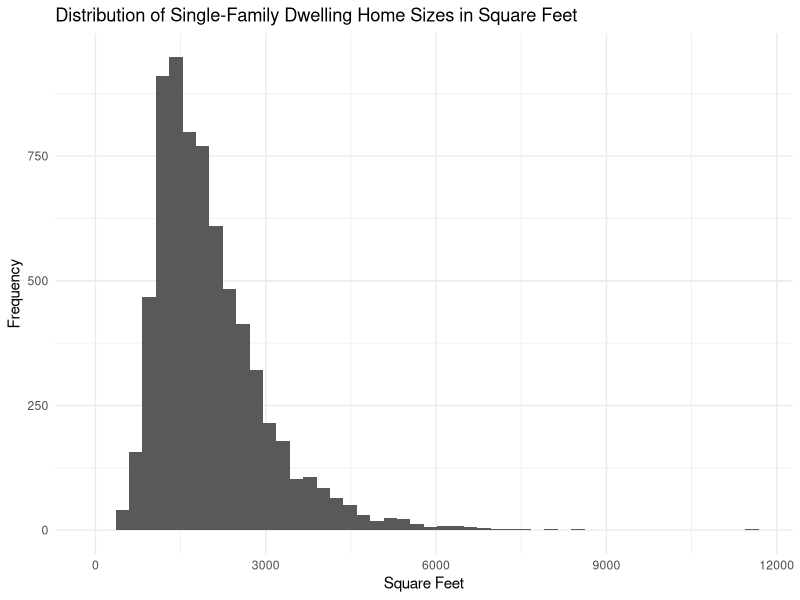
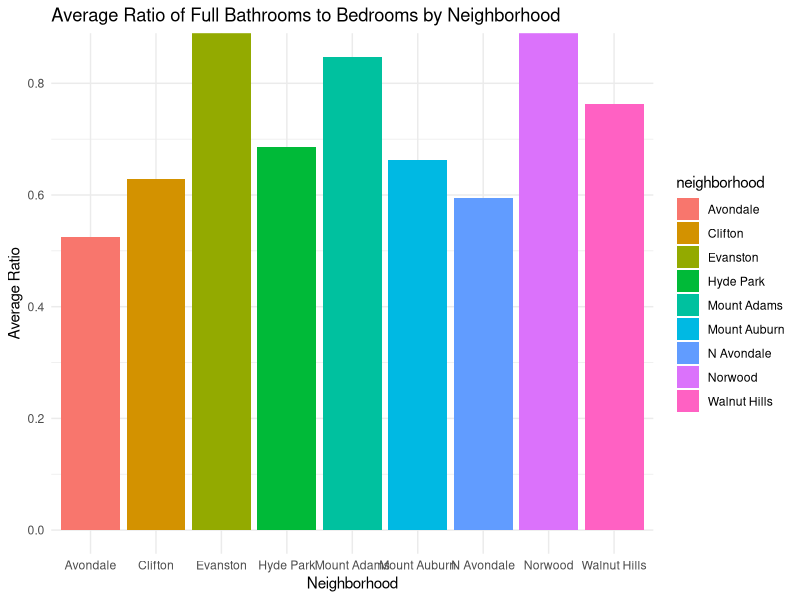
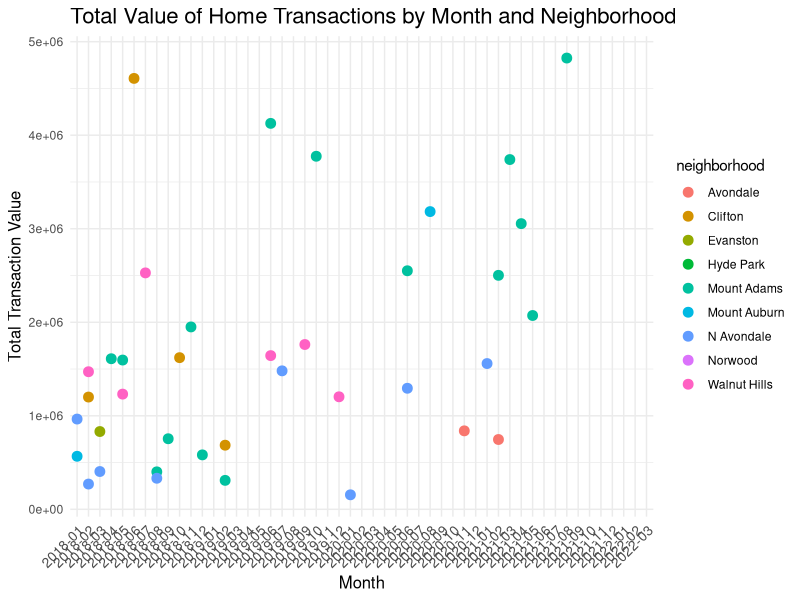
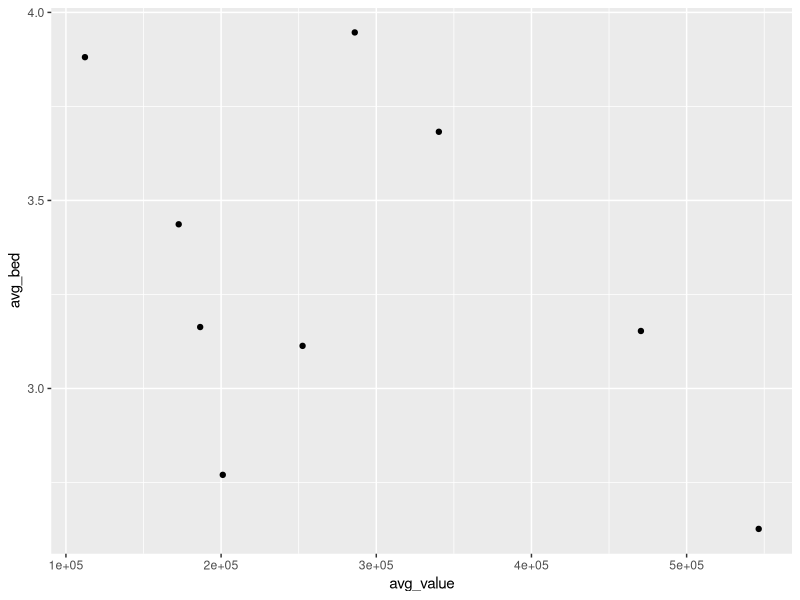
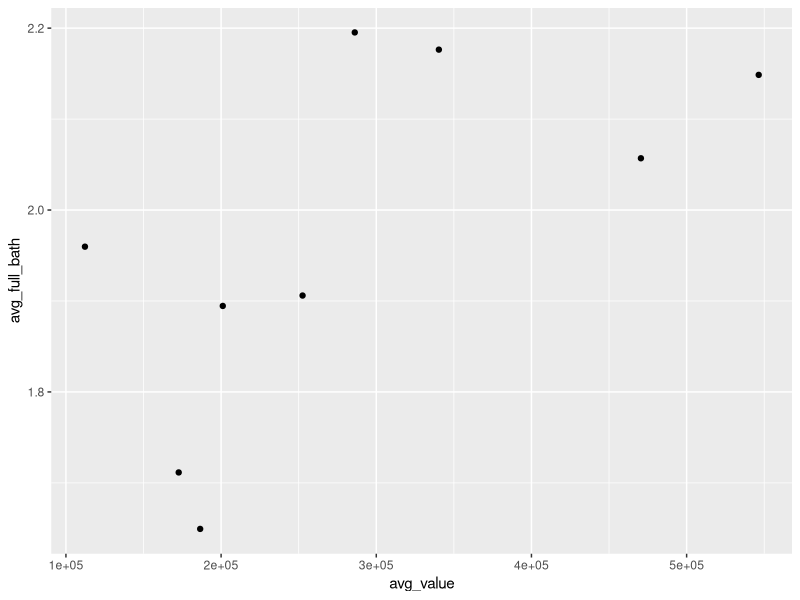
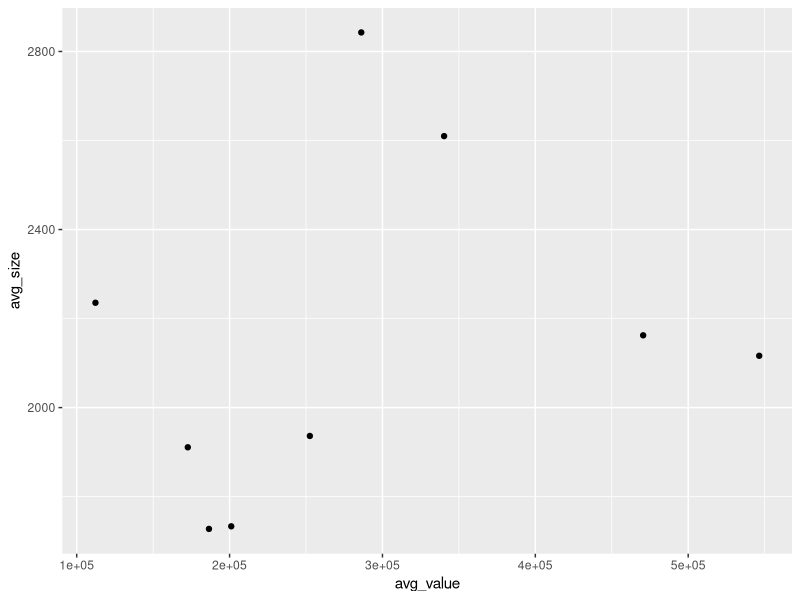
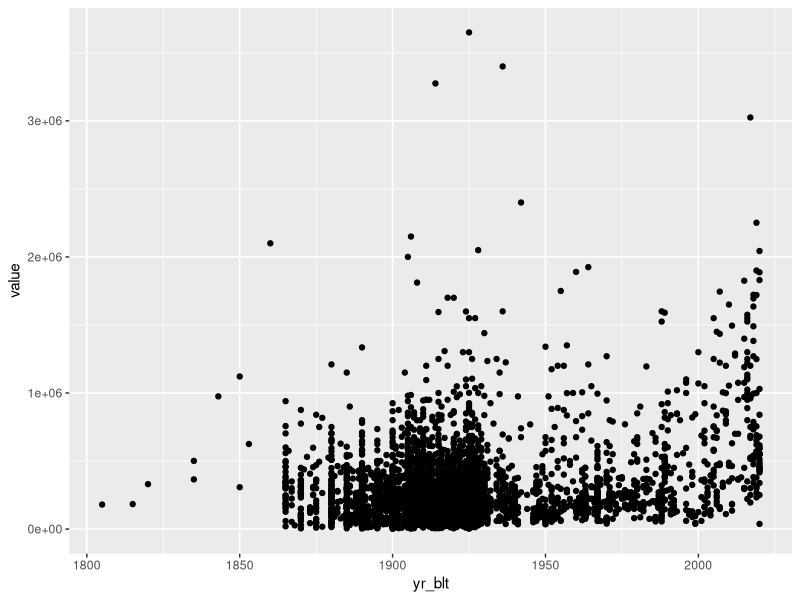
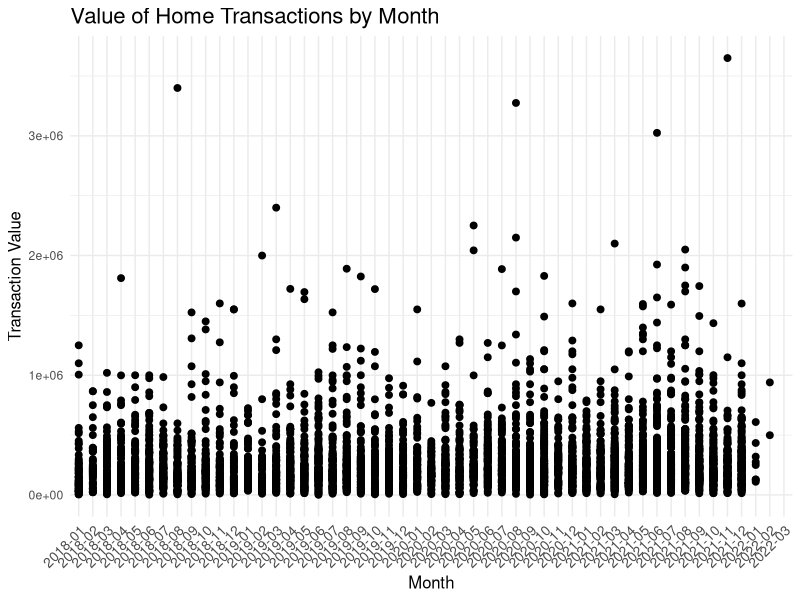

Source code (R) for these figures, in order:
## ---- chunk 1
#| echo: false
library(ggplot2)
library(readr)
library(dplyr)
library(lubridate)
library(stringr)
## ---- chunk 2
#| echo: false
#housing <- read.csv("http://asayanalytics.com/xu_prop-csv")
housing <- read_csv("xavier_property.csv")

## ---- chunk 3
housing$value[housing$value < 11] <- NA

housing$date_sold <- make_date(housing$year, housing$month, housing$day)

housing$year <- NULL
housing$month <- NULL
housing$day <- NULL

housing$property_type [housing$use %in% c(401, 402, 403)] <- "Multifamily Dwelling"
housing$property_type [housing$use == 510] <- "Single-family Dwelling"
housing$property_type [housing$use == 520] <- "Two-family Dwelling"
housing$property_type [housing$use == 530] <- "Three-family Dwelling"
housing$property_type [housing$use == 550] <- "Single condominium unit"
housing$property_type [housing$use == 555] <- "Single landominium unit"

mean <- mean(housing$value, na.rm = TRUE)
std_dev <- sd(housing$value, na.rm = TRUE)

categorize_value <- function(value, mean, std) {
  if (is.na(value)) {
    return('missing')
  } else if (value < mean - std) {
    return('less than 1 std below mean')
  } else if (value > mean + std) {
    return('more than 1 std above mean')
  } else {
    return('within 1 std of mean')
  }
}

category <- sapply(housing$value, categorize_value, mean = mean, std = std_dev)
## ---- chunk 4
housing1 <- housing %>% 
  select(property_type, finished_sqft) %>% 
  mutate(property_type == "Single-family Dwelling")

ggplot(housing1, aes(x = finished_sqft))+
  geom_histogram(bins = 50)+
  labs(title = "Distribution of Single-Family Dwelling Home Sizes in Square Feet", x = "Square Feet", y = "Frequency")+
  theme_minimal()
## ---- chunk 5
housing2 <- housing %>% 
  select(neighborhood, bedrooms, full_bath)
  
housing2$ratio <- housing2$full_bath / housing2$bedrooms

result <- housing2 %>% 
  group_by(neighborhood) %>% 
  summarize(avg_ratio = mean(ratio))

ggplot(result, aes(x = neighborhood, y = avg_ratio, fill = neighborhood)) +
  geom_bar(stat = "identity") +
  labs(title = "Average Ratio of Full Bathrooms to Bedrooms by Neighborhood",
       x = "Neighborhood",
       y = "Average Ratio") +
  theme_minimal()
## ---- chunk 6
housing$year_month <- format(housing$date_sold, "%Y-%m")

result1 <- housing %>% 
  group_by(neighborhood, year_month) %>% 
  summarize(total_value = sum(value))

ggplot(result1, aes(x = year_month, y = total_value, color = neighborhood, group = neighborhood))+
  #geom_line()+
  geom_point(size = 3)+
  labs(title = "Total Value of Home Transactions by Month and Neighborhood", x = "Month", y = "Total Transaction Value")+
  theme_minimal()+
  theme(axis.text.x = element_text(angle = 45, hjust = 1, size = 10),
        axis.title.x = element_text(size = 12),
        axis.title.y = element_text(size = 12),
        plot.title = element_text(size = 16))



#facet wrap histogram for each neighborhood
# 
# ggplot(result1, aes(x = year_month, y = total_value))+
#   geom_bar(stat = "identity")+
#   theme_minimal()+
#   facet_wrap(~ neighborhood)
## ---- chunk 7


average_value <- housing %>% 
  select(value, neighborhood) %>% 
  group_by(neighborhood) %>% 
  summarize(avg_value = mean(value, na.rm = TRUE))

print(average_value)
## ---- chunk 8
averages <- housing %>% 
  group_by(neighborhood) %>% 
  summarize(
    avg_value = mean(value, na.rm = TRUE),
    avg_bed = mean(bedrooms, na.rm = TRUE),
    avg_full_bath = mean(full_bath, na.rm = TRUE),
    avg_size = mean(finished_sqft, na.rm = TRUE))

ggplot(averages, (aes(x = avg_value, y = avg_bed)))+
  geom_point()

ggplot(averages, (aes(x = avg_value, y = avg_full_bath)))+
  geom_point()

ggplot(averages, (aes(x = avg_value, y = avg_size)))+
  geom_point()

print(averages)
## ---- chunk 9
ggplot(housing, aes(x = yr_blt, y = value))+
  geom_point()
## ---- chunk 10
ggplot(housing, aes(x = year_month, y = value))+
  geom_point(size = 2)+
  labs(title = "Value of Home Transactions by Month", x = "Month", y = "Transaction Value")+
  theme_minimal()+
  theme(axis.text.x = element_text(angle = 45, hjust = 1, size = 10),
        axis.title.x = element_text(size = 12),
        axis.title.y = element_text(size = 12),
        plot.title = element_text(size = 16))
## ---- chunk 11
corporations <- housing %>% 
  filter(str_detect(purchaser, "LLC|CORP| INC"))

ggplot(corporations, aes(x = year_month, y = value))+
  geom_point(size = 2)+
  labs(title = "Value of Home Transactions by Month (Corporations)", x = "Month", y = "Transaction Value")+
  theme_minimal()+
  theme(axis.text.x = element_text(angle = 45, hjust = 1, size = 10),
        axis.title.x = element_text(size = 12),
        axis.title.y = element_text(size = 12),
        plot.title = element_text(size = 16))

no_corporations <- housing %>% 
  filter(!str_detect(purchaser, "LLC|CORP| INC"))

ggplot(no_corporations, aes(x = year_month, y = value))+
  geom_point(size = 2)+
  labs(title = "Value of Home Transactions by Month (Corporations)", x = "Month", y = "Transaction Value")+
  theme_minimal()+
  theme(axis.text.x = element_text(angle = 45, hjust = 1, size = 10),
        axis.title.x = element_text(size = 12),
        axis.title.y = element_text(size = 12),
        plot.title = element_text(size = 16))

# These two graphs overlapping:
ggplot() +
  geom_point(data = corporations, aes(x = year_month, y = value), color = 'blue', size = 3) +
  geom_point(data = no_corporations, aes(x = year_month, y = value), color = 'red', size = 2) +
  labs(title = "Value of Home Transactions by Year-Month", x = "Year-Month", y = "Transaction Value") +
  theme_minimal() +
  theme(axis.text.x = element_text(angle = 45, hjust = 1, size = 10),
        axis.title.x = element_text(size = 12),
        axis.title.y = element_text(size = 12),
        plot.title = element_text(size = 16))

ggplot(corporations, aes(x = year_month))+
         geom_histogram(stat="count")+
  labs(title = "Count of Transactions by Year_Month (Corporations)", x = "Year_Month", y = "Count")+
  theme_minimal() +
  theme(axis.text.x = element_text(angle = 45, hjust = 1, size = 10))

ggplot(no_corporations, aes(x = year_month))+
         geom_histogram(stat="count")+
  labs(title = "Count of Transactions by Year_Month (Not Corporations)", x = "Year_Month", y = "Count")+
  theme_minimal() +
  theme(axis.text.x = element_text(angle = 45, hjust = 1, size = 10))




